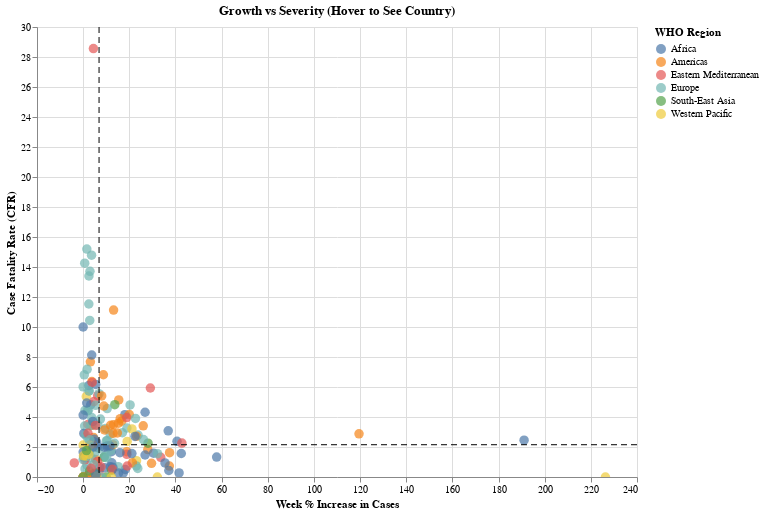

The notebook cell saved with this chart:
### Code cell
import altair as alt

subset = df[["country", "week_pct_increase", "CFR", "who_region"]].dropna()

x_med = subset["week_pct_increase"].median()
y_med = subset["CFR"].median()

base = alt.Chart(subset).mark_circle(size=90).encode(
    x=alt.X("week_pct_increase:Q", title="Week % Increase in Cases"),
    y=alt.Y("CFR:Q", title="Case Fatality Rate (CFR)"),
    color=alt.Color("who_region:N", legend=alt.Legend(title="WHO Region")),
    tooltip=["country:N", "week_pct_increase:Q", "CFR:Q"]
).properties(width=600, height=450, title="Growth vs Severity (Hover to See Country)")

vline = alt.Chart(pd.DataFrame({"x": [x_med]})).mark_rule(strokeDash=[6,4]).encode(x="x:Q")
hline = alt.Chart(pd.DataFrame({"y": [y_med]})).mark_rule(strokeDash=[6,4]).encode(y="y:Q")

(base + vline + hline).interactive()

### Figure 1 — Vega-Lite specification as saved in the notebook (floating-point values rounded to 4 significant figures; data arrays with more than 128 entries replaced by an {"elided": "..."} marker saying what was removed)
{"config": {"view": {"continuousWidth": 300, "continuousHeight": 300}}, "layer": [{"data": {"name": "data-7050bbccd28537ade4465c75f67f1085"}, "mark": {"type": "circle", "size": 90}, "encoding": {"color": {"field": "who_region", "legend": {"title": "WHO Region"}, "type": "nominal"}, "tooltip": [{"field": "country", "type": "nominal"}, {"field": "week_pct_increase", "type": "quantitative"}, {"field": "CFR", "type": "quantitative"}], "x": {"field": "week_pct_increase", "title": "Week % Increase in Cases", "type": "quantitative"}, "y": {"field": "CFR", "title": "Case Fatality Rate (CFR)", "type": "quantitative"}}, "name": "view_ab8eba276b7c1ac6_0", "title": "Growth vs Severity (Hover to See Country)"}, {"data": {"name": "data-d1aaff968c556ae9c71c7fdbe824c280"}, "mark": {"type": "rule", "strokeDash": [6, 4]}, "encoding": {"x": {"field": "x", "type": "quantitative"}}}, {"data": {"name": "data-5304154e94bb8dcea32c61fbe9783e25"}, "mark": {"type": "rule", "strokeDash": [6, 4]}, "encoding": {"y": {"field": "y", "type": "quantitative"}}}], "height": 450, "params": [{"name": "param_1e9efca18e7a2868", "select": {"type": "interval", "encodings": ["x", "y"]}, "bind": "scales", "views": ["view_ab8eba276b7c1ac6_0"]}], "width": 600, "$schema": "https://vega.github.io/schema/vega-lite/v6.1.0.json", "datasets": {"data-7050bbccd28537ade4465c75f67f1085": {"elided": "187 records"}, "data-d1aaff968c556ae9c71c7fdbe824c280": [{"x": 6.89}], "data-5304154e94bb8dcea32c61fbe9783e25": [{"y": 2.152}]}}
